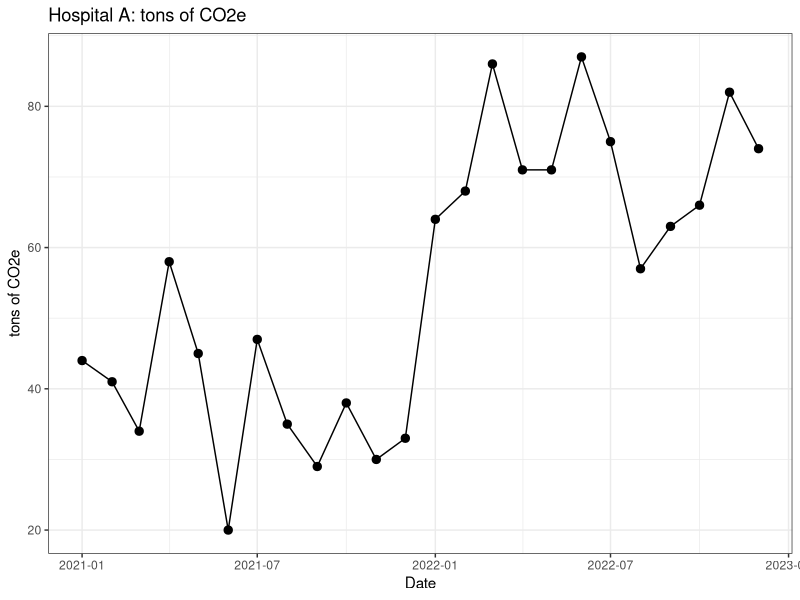
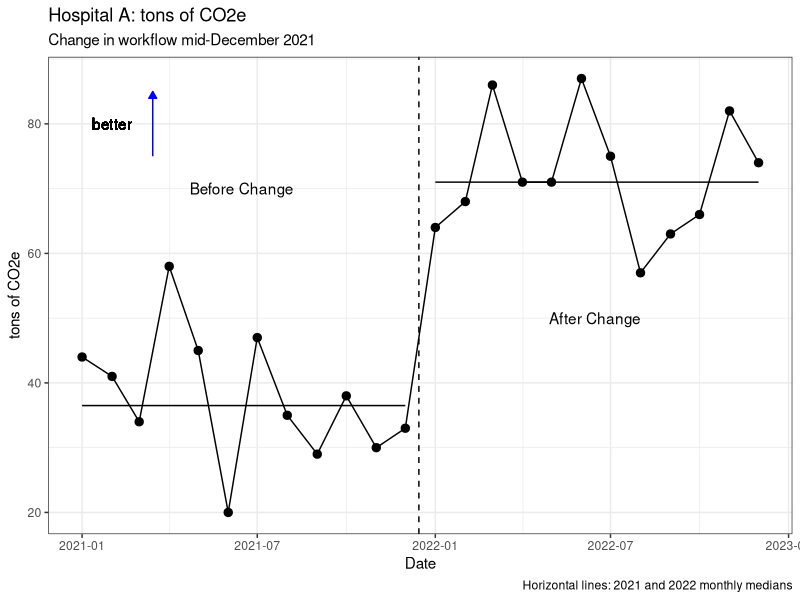
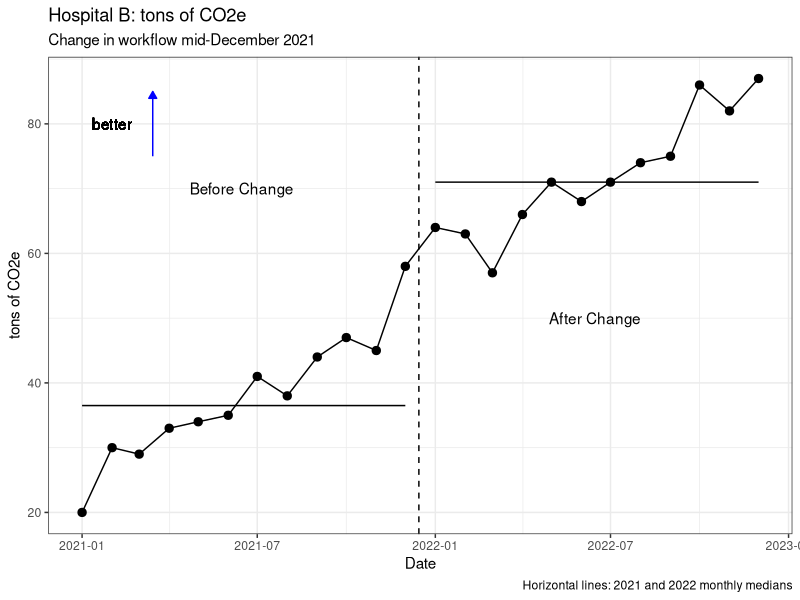
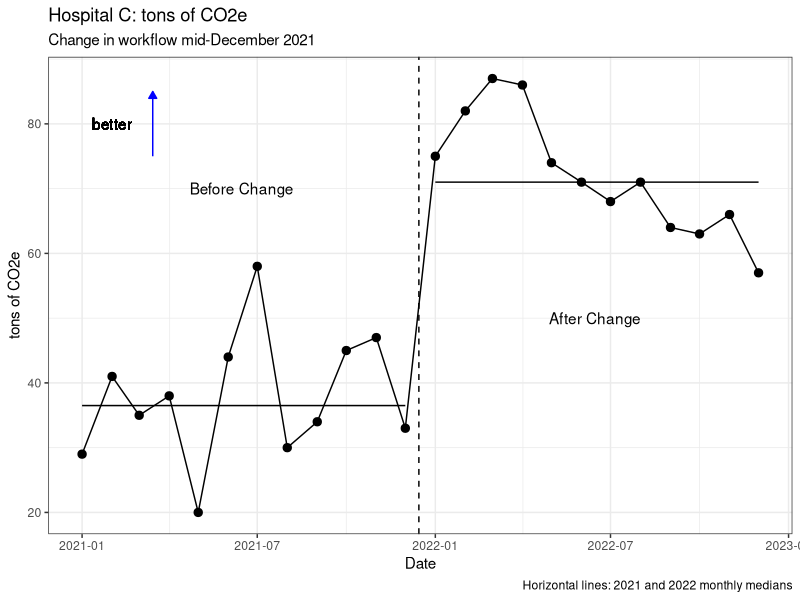
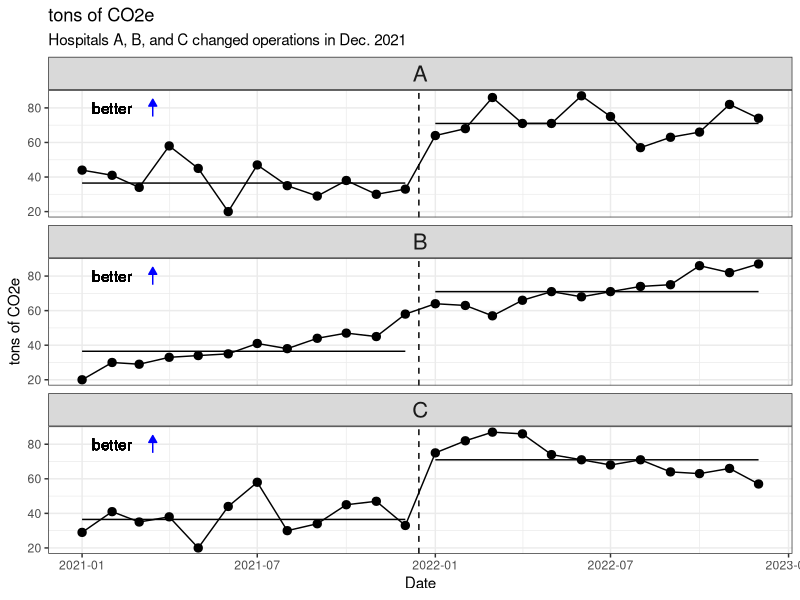

Recreate these plots in R, in order.
## ---- chunk 1
knitr::opts_chunk$set(echo = FALSE)
library(tidyverse)
library(patchwork)


good_direction_up <- TRUE

text_y_coord_up <- c(70,50)

text_y_coord_down <- c(50,70)

if(good_direction_up) {
  
  text_y_coord <- text_y_coord_up
  
} else {
  
  text_y_coord <- text_y_coord_down 
}


unit_name <- "Hospital"

caption_main_table <- "Yearly Summary Report:  MT CO2e impact, three hospitals"

measure_description <- "tons of CO2e"

measure_label <- measure_description

y_var_name <- measure_description

## ---- chunk 2

set.seed(123)
y2 <- round(rnorm(n = 12, mean = 70, sd = 10),0)
y1 <- round(rnorm(n = 12, mean = 30, sd = 10),0) + 10

make_perla_df <- function(y1,y2, good_direction = good_direction_up){
      
  if(good_direction){
      y <- c(y1,y2)
      
      median_y1 <- c(rep(median(y1),12), rep(NA, 12))
      
      median_y2 <- c(rep(NA, 12), rep(median(y2), 12))
      
  } else {
      y <- c(y2,y1)
      
      median_y1 <- c(rep(median(y2),12), rep(NA, 12))
      
      median_y2 <- c(rep(NA, 12), rep(median(y1), 12))
  }   
      
      
      epoch <- c(rep_len("Before", length.out = 12), rep_len("After", length.out = 12))
      
      xA <- seq.Date(from = as.Date("2021-01-01"), length.out = 24, by = "month")
      
      df_perla <- cbind.data.frame(Date = xA, y = y,epoch = epoch, 
                                   median1 = median_y1,
                                   median2 = median_y2)

      t_test_out <- t.test(y1, y2, var.equal=TRUE)
      
      list_out <- list(df=df_perla, t_test = t_test_out)
}





#`DM pts seen by Dental`
# this function uses a data frame that has the structure created
# by the function make_perla_df
p_perla <- function(df, 
                    unit, 
                    enhanced = TRUE, 
                    measure_label0 = measure_label, 
                    good_direction = good_direction_up,
                    text_y_coord0 = text_y_coord) {
  p1 <- ggplot(data = df, aes(x = Date, y = y)) +
    theme_bw()+
    geom_point(size = rel(2.5))+
    geom_line()
  
  if(enhanced) {
    p1 <- p1 + labs(title = paste0(unit_name, " ", unit,": ", measure_label0),
         subtitle = "Change in workflow mid-December 2021",
         caption = "Horizontal lines: 2021 and 2022 monthly medians",
         y = y_var_name) +
    geom_vline(xintercept = as.Date("2021-12-15"), linetype = "dashed")+
    annotate("text", x = c(as.Date("2021-06-15"),as.Date("2022-06-15")),
             y = text_y_coord0, label = c("Before Change", "After Change"))
    
    p1.1 <- p1 + geom_line(data = df, aes(x = Date, y = median1))
  
    p_out <- p1.1 + geom_line(data = df, aes(x = Date, y = median2)) 

      # annotate("segment",x = x_arrow, xend = x_arrow, y = 3, yend = 3.3) +
   if(good_direction) {
    p_out <- p_out + annotate("segment",
        x = as.Date("2021-03-15"), xend = as.Date("2021-03-15"), y = 75, yend = 85,
        colour = "blue", arrow = arrow(type = "closed", length = unit(.2, "cm"))) +  
      geom_text(label = "better", x = as.Date("2021-02-01"), y = 80) 
   } else {
      p_out <- p_out + annotate("segment",
        x = as.Date("2022-03-15"), xend = as.Date("2022-03-15"), y = 85, yend = 75,
        colour = "blue", arrow = arrow(type = "closed", length = unit(.2, "cm"))) +
        geom_text(label = "better", x = as.Date("2022-02-01"), y = 80)
    }
    
  } else {
    p_out <- p1 + labs(title = paste0(unit_name, " ", unit,": ", measure_label), y = y_var_name)
  }
  
  return(p_out)
  
}



#Make Case 2:  no effect of change

y1_sort <- sort(y1)

y1_resort <- y1_sort[c(1,3,2,4,5,6,8,7,9,11,10,12)]

y1_resort_rev <- rev(y1_resort)

y2_sort <- sort(y2)

y2_resort <- y2_sort[c(3,2,1,4,6,5,7,8,9,11,10,12)]

y2_resort_rev <- rev(y2_resort)



#Case 3 Decay
y1_new <- sample(y1, 12)
y1_new <- sample(y1_new,12)
y1_new <- sample(y1_new,12)

y2_new <- sample(y2, 12)

y2_decay <- y2[c(7,11,6,3,12,4,2,5,1,9,10,8)]

y1_new_decay <- y1_new[c(12,1,5,8,9,2,3,4,11,10,6,7)]



#case 1 logic handled by make_perla function
case1 <- make_perla_df(y1= y1, y2 = y2)

if(good_direction_up) {
 
  case2 <- make_perla_df(y1= y1_resort, y2 = y2_resort)
  
  case3 <- make_perla_df(y1 = y1_new, y2 = y2_decay)
  
} else {
  case2 <- make_perla_df(y1= y1_resort_rev, y2 = y2_resort_rev)
  
  case3 <- make_perla_df(y1 = y1_new_decay, y2 = y2_new)
  
}

p11 <- p_perla(df = case1$df, unit = "A")

p21 <- p_perla(df = case2$df, unit = "B")

p31 <- p_perla(df = case3$df, unit = "C")
## ---- chunk 3

mean1 <- round(mean(y1),1)

mean2 <- round(mean(y2),1)

median1 <- median(y1)

median2 <- median(y2)

if(good_direction_up) {

  table1 <- data.frame(Year = c("2021", "2022"), Total = 12*c(mean1, mean2), `Monthly Average` = c(mean1, mean2),
                       `Monthly Median` = c(median1, median2))
} else {
  table1 <- data.frame(Year = c("2021", "2022"), Total = 12*c(mean2, mean1), `Monthly Average` = c(mean2, mean1),
                       `Monthly Median` = c(median2, median1))
}

#Make table repeated:  A    B      C
health_center <- c(rep.int("A",2), rep.int("B",2), rep.int("C",2))

table2 <- rbind.data.frame(table1, table1, table1) %>% 
            bind_cols(health_center) 

names(table2)[5] <- unit_name

table2 <- table2 %>% relocate(!!unit_name)
            

knitr::kable(table2, caption = caption_main_table, col.names = c(unit_name, "Year","Total", "Monthly Average", "Monthly Median"))

## ---- chunk 4

p0 <- p_perla(df = case1$df, unit = "A", enhanced = FALSE)

p0

## ---- chunk 5

p11

## ---- chunk 6

p21

## ---- chunk 7

p31

## ---- chunk 8
#pivot longer and then facet graph to make it look like Shiny

df1 <- bind_rows(case1$df,case2$df,case3$df, .id = unit_name) 

df1[,1] <- gsub("1", "A", df1[,1])
df1[,1] <- gsub("2", "B", df1[,1])
df1[,1] <- gsub("3", "C", df1[,1])

unit_name0 <- dplyr::sym(unit_name)

p_stack <- ggplot(data = df1, aes(x = Date, y = y))+  
              theme_bw()+
              geom_point(size = rel(2.5))+
              geom_line()+
              facet_wrap(unit_name0, ncol = 1)+
              geom_vline(xintercept = as.Date("2021-12-15"), linetype = "dashed") +
            labs(title = measure_label,
                 subtitle = paste0(unit_name,"s A, B, and C changed operations in Dec. 2021"))
    
#annotate("text", x = c(as.Date("2021-06-15"),as.Date("2022-06-15")),
             #y = c(70,50), label = c("Before Change", "After Change")) 


  p_stack1 <- p_stack + geom_line(data = df1, aes(x = Date, y = median1))
  
  p_stack2 <- p_stack1 + geom_line(data = df1, aes(x = Date, y = median2)) +   theme(strip.text.x = element_text(size = 16)) + labs(y = y_var_name)
  
  if(good_direction_up){
  
     p_out <- p_stack2 +
    
      geom_text(label = "better", x = as.Date("2021-02-01"), y = 80) +

      # annotate("segment",x = x_arrow, xend = x_arrow, y = 3, yend = 3.3) +

      annotate("segment",
        x = as.Date("2021-03-15"), xend = as.Date("2021-03-15"), y = 75, yend = 85,
        colour = "blue", arrow = arrow(type = "closed", length = unit(.2, "cm"))
      )
  } else {
   p_out <- p_stack2 +
    
      annotate("segment",
        x = as.Date("2022-03-15"), xend = as.Date("2022-03-15"), y = 85, yend = 75,
        colour = "blue", arrow = arrow(type = "closed", length = unit(.2, "cm")) +
        geom_text(label = "better", x = as.Date("2022-02-01"), y = 80)
      )
  }
  
p_out
